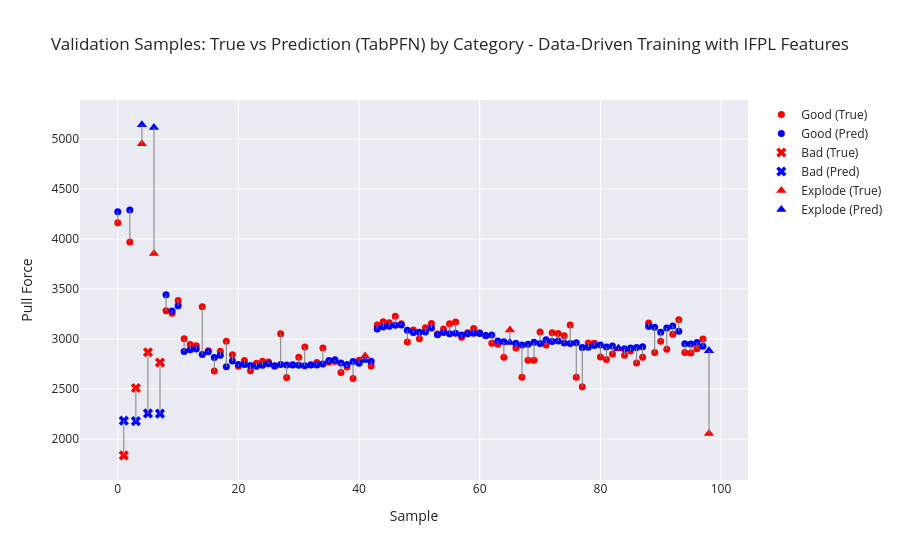

Notebook code cell kept with this figure:
### Markdown cell above
# Check Validation Data

### Code cell
# Category array (must be aligned with y_dev)
categories = dev_df.groupby("Sample ID")["Category"].first().values

plot_visualizer(
    true_vals=y_dev,
    pred_vals=predictions,
    categories=categories,
    title=f"Validation Samples: True vs Prediction ({model}) by Category - Data-Driven Training with IFPL Features"
)

### Figure 1 — Plotly figure (JSON) as saved in the notebook; plotly's stock layout.template omitted (floating-point values rounded to 4 significant figures)
{"data": [{"marker": {"color": "red", "size": 7, "symbol": "circle"}, "mode": "markers", "name": "Good (True)", "type": "scatter", "x": [0, 2, 8, 9, 10, 11, 12, 13, 14, 15, 16, 17, 18, 19, 20, 21, 22, 23, 24, 25, 26, 27, 28, 29, 30, 31, 32, 33, 34, 35, 36, 37, 38, 39, 40, 42, 43, 44, 45, 46, 47, 48, 49, 50, 51, 52, 53, 54, 55, 56, 57, 58, 59, 60, 61, 62, 63, 64, 66, 67, 68, 69, 70, 71, 72, 73, 74, 75, 76, 77, 78, 79, 80, 81, 82, 84, 85, 86, 87, 88, 89, 90, 91, 92, 93, 94, 95, 96, 97], "y": [4161.0, 3970.0, 3281.0, 3256.0, 3385.0, 3002.0, 2944.0, 2932.0, 3321.0, 2882.0, 2679.0, 2877.0, 2976.0, 2843.0, 2727.0, 2784.0, 2683.0, 2758.0, 2778.0, 2770.0, 2726.0, 3052.0, 2614.0, 2744.0, 2816.0, 2919.0, 2744.0, 2765.0, 2909.0, 2766.0, 2775.0, 2665.0, 2720.0, 2604.0, 2787.0, 2730.0, 3141.0, 3173.0, 3163.0, 3227.0, 3152.0, 2970.0, 3089.0, 3002.0, 3113.0, 3156.0, 3051.0, 3099.0, 3153.0, 3169.0, 3017.0, 3061.0, 3105.0, 3062.0, 3031.0, 2956.0, 2948.0, 2818.0, 2910.0, 2617.0, 2787.0, 2788.0, 3070.0, 2940.0, 3061.0, 3054.0, 3033.0, 3139.0, 2617.0, 2522.0, 2961.0, 2958.0, 2821.0, 2796.0, 2849.0, 2837.0, 2880.0, 2760.0, 2818.0, 3159.0, 2864.0, 2977.0, 2898.0, 3048.0, 3193.0, 2866.0, 2861.0, 2903.0, 3001.0]}, {"marker": {"color": "blue", "size": 7, "symbol": "circle"}, "mode": "markers", "name": "Good (Pred)", "type": "scatter", "x": [0, 2, 8, 9, 10, 11, 12, 13, 14, 15, 16, 17, 18, 19, 20, 21, 22, 23, 24, 25, 26, 27, 28, 29, 30, 31, 32, 33, 34, 35, 36, 37, 38, 39, 40, 42, 43, 44, 45, 46, 47, 48, 49, 50, 51, 52, 53, 54, 55, 56, 57, 58, 59, 60, 61, 62, 63, 64, 66, 67, 68, 69, 70, 71, 72, 73, 74, 75, 76, 77, 78, 79, 80, 81, 82, 84, 85, 86, 87, 88, 89, 90, 91, 92, 93, 94, 95, 96, 97], "y": [4272.0, 4290.0, 3442.0, 3280.0, 3332.0, 2876.0, 2892.0, 2901.0, 2844.0, 2871.0, 2814.0, 2837.0, 2721.0, 2779.0, 2745.0, 2746.0, 2735.0, 2727.0, 2738.0, 2753.0, 2732.0, 2745.0, 2741.0, 2739.0, 2737.0, 2733.0, 2739.0, 2741.0, 2750.0, 2785.0, 2791.0, 2760.0, 2745.0, 2775.0, 2757.0, 2777.0, 3100.0, 3121.0, 3126.0, 3138.0, 3140.0, 3087.0, 3066.0, 3068.0, 3070.0, 3110.0, 3043.0, 3065.0, 3052.0, 3057.0, 3041.0, 3051.0, 3057.0, 3056.0, 3035.0, 3041.0, 2981.0, 2972.0, 2957.0, 2939.0, 2948.0, 2966.0, 2954.0, 2991.0, 2974.0, 2979.0, 2959.0, 2956.0, 2963.0, 2915.0, 2916.0, 2934.0, 2941.0, 2919.0, 2931.0, 2903.0, 2910.0, 2915.0, 2922.0, 3125.0, 3118.0, 3067.0, 3110.0, 3128.0, 3077.0, 2953.0, 2949.0, 2964.0, 2926.0]}, {"marker": {"color": "red", "size": 9, "symbol": "x"}, "mode": "markers", "name": "Bad (True)", "type": "scatter", "x": [1, 3, 5, 7], "y": [1836.0, 2510.0, 2867.0, 2764.0]}, {"marker": {"color": "blue", "size": 9, "symbol": "x"}, "mode": "markers", "name": "Bad (Pred)", "type": "scatter", "x": [1, 3, 5, 7], "y": [2183.0, 2178.0, 2255.0, 2254.0]}, {"marker": {"color": "red", "size": 9, "symbol": "triangle-up"}, "mode": "markers", "name": "Explode (True)", "type": "scatter", "x": [4, 6, 41, 65, 83, 98], "y": [4952.0, 3856.0, 2830.0, 3089.0, 2899.0, 2054.0]}, {"marker": {"color": "blue", "size": 9, "symbol": "triangle-up"}, "mode": "markers", "name": "Explode (Pred)", "type": "scatter", "x": [4, 6, 41, 65, 83, 98], "y": [5143.0, 5115.0, 2786.0, 2966.0, 2908.0, 2882.0]}, {"line": {"color": "gray", "width": 1}, "mode": "lines", "showlegend": false, "type": "scatter", "x": [0, 0], "y": [4161.0, 4272.0]}, {"line": {"color": "gray", "width": 1}, "mode": "lines", "showlegend": false, "type": "scatter", "x": [1, 1], "y": [1836.0, 2183.0]}, {"line": {"color": "gray", "width": 1}, "mode": "lines", "showlegend": false, "type": "scatter", "x": [2, 2], "y": [3970.0, 4290.0]}, {"line": {"color": "gray", "width": 1}, "mode": "lines", "showlegend": false, "type": "scatter", "x": [3, 3], "y": [2510.0, 2178.0]}, {"line": {"color": "gray", "width": 1}, "mode": "lines", "showlegend": false, "type": "scatter", "x": [4, 4], "y": [4952, 5143.0]}, {"line": {"color": "gray", "width": 1}, "mode": "lines", "showlegend": false, "type": "scatter", "x": [5, 5], "y": [2867.0, 2255.0]}, {"line": {"color": "gray", "width": 1}, "mode": "lines", "showlegend": false, "type": "scatter", "x": [6, 6], "y": [3856.0, 5115.0]}, {"line": {"color": "gray", "width": 1}, "mode": "lines", "showlegend": false, "type": "scatter", "x": [7, 7], "y": [2764.0, 2254.0]}, {"line": {"color": "gray", "width": 1}, "mode": "lines", "showlegend": false, "type": "scatter", "x": [8, 8], "y": [3281.0, 3442.0]}, {"line": {"color": "gray", "width": 1}, "mode": "lines", "showlegend": false, "type": "scatter", "x": [9, 9], "y": [3256.0, 3280.0]}, {"line": {"color": "gray", "width": 1}, "mode": "lines", "showlegend": false, "type": "scatter", "x": [10, 10], "y": [3385.0, 3332.0]}, {"line": {"color": "gray", "width": 1}, "mode": "lines", "showlegend": false, "type": "scatter", "x": [11, 11], "y": [3002.0, 2876.0]}, {"line": {"color": "gray", "width": 1}, "mode": "lines", "showlegend": false, "type": "scatter", "x": [12, 12], "y": [2944.0, 2892.0]}, {"line": {"color": "gray", "width": 1}, "mode": "lines", "showlegend": false, "type": "scatter", "x": [13, 13], "y": [2932.0, 2901.0]}, {"line": {"color": "gray", "width": 1}, "mode": "lines", "showlegend": false, "type": "scatter", "x": [14, 14], "y": [3321.0, 2844.0]}, {"line": {"color": "gray", "width": 1}, "mode": "lines", "showlegend": false, "type": "scatter", "x": [15, 15], "y": [2882.0, 2871.0]}, {"line": {"color": "gray", "width": 1}, "mode": "lines", "showlegend": false, "type": "scatter", "x": [16, 16], "y": [2679.0, 2814.0]}, {"line": {"color": "gray", "width": 1}, "mode": "lines", "showlegend": false, "type": "scatter", "x": [17, 17], "y": [2877.0, 2837.0]}, {"line": {"color": "gray", "width": 1}, "mode": "lines", "showlegend": false, "type": "scatter", "x": [18, 18], "y": [2976.0, 2721.0]}, {"line": {"color": "gray", "width": 1}, "mode": "lines", "showlegend": false, "type": "scatter", "x": [19, 19], "y": [2843.0, 2779.0]}, {"line": {"color": "gray", "width": 1}, "mode": "lines", "showlegend": false, "type": "scatter", "x": [20, 20], "y": [2727.0, 2745.0]}, {"line": {"color": "gray", "width": 1}, "mode": "lines", "showlegend": false, "type": "scatter", "x": [21, 21], "y": [2784.0, 2746.0]}, {"line": {"color": "gray", "width": 1}, "mode": "lines", "showlegend": false, "type": "scatter", "x": [22, 22], "y": [2683.0, 2735.0]}, {"line": {"color": "gray", "width": 1}, "mode": "lines", "showlegend": false, "type": "scatter", "x": [23, 23], "y": [2758.0, 2727.0]}, {"line": {"color": "gray", "width": 1}, "mode": "lines", "showlegend": false, "type": "scatter", "x": [24, 24], "y": [2778.0, 2738.0]}, {"line": {"color": "gray", "width": 1}, "mode": "lines", "showlegend": false, "type": "scatter", "x": [25, 25], "y": [2770, 2753.0]}, {"line": {"color": "gray", "width": 1}, "mode": "lines", "showlegend": false, "type": "scatter", "x": [26, 26], "y": [2726.0, 2732.0]}, {"line": {"color": "gray", "width": 1}, "mode": "lines", "showlegend": false, "type": "scatter", "x": [27, 27], "y": [3052.0, 2745.0]}, {"line": {"color": "gray", "width": 1}, "mode": "lines", "showlegend": false, "type": "scatter", "x": [28, 28], "y": [2614.0, 2741.0]}, {"line": {"color": "gray", "width": 1}, "mode": "lines", "showlegend": false, "type": "scatter", "x": [29, 29], "y": [2744.0, 2739.0]}, {"line": {"color": "gray", "width": 1}, "mode": "lines", "showlegend": false, "type": "scatter", "x": [30, 30], "y": [2816.0, 2737.0]}, {"line": {"color": "gray", "width": 1}, "mode": "lines", "showlegend": false, "type": "scatter", "x": [31, 31], "y": [2919.0, 2733.0]}, {"line": {"color": "gray", "width": 1}, "mode": "lines", "showlegend": false, "type": "scatter", "x": [32, 32], "y": [2744.0, 2739.0]}, {"line": {"color": "gray", "width": 1}, "mode": "lines", "showlegend": false, "type": "scatter", "x": [33, 33], "y": [2765, 2741.0]}, {"line": {"color": "gray", "width": 1}, "mode": "lines", "showlegend": false, "type": "scatter", "x": [34, 34], "y": [2909.0, 2750.0]}, {"line": {"color": "gray", "width": 1}, "mode": "lines", "showlegend": false, "type": "scatter", "x": [35, 35], "y": [2766.0, 2785.0]}, {"line": {"color": "gray", "width": 1}, "mode": "lines", "showlegend": false, "type": "scatter", "x": [36, 36], "y": [2775.0, 2791.0]}, {"line": {"color": "gray", "width": 1}, "mode": "lines", "showlegend": false, "type": "scatter", "x": [37, 37], "y": [2665.0, 2760.0]}, {"line": {"color": "gray", "width": 1}, "mode": "lines", "showlegend": false, "type": "scatter", "x": [38, 38], "y": [2720.0, 2745.0]}, {"line": {"color": "gray", "width": 1}, "mode": "lines", "showlegend": false, "type": "scatter", "x": [39, 39], "y": [2604.0, 2775.0]}, {"line": {"color": "gray", "width": 1}, "mode": "lines", "showlegend": false, "type": "scatter", "x": [40, 40], "y": [2787.0, 2757.0]}, {"line": {"color": "gray", "width": 1}, "mode": "lines", "showlegend": false, "type": "scatter", "x": [41, 41], "y": [2830.0, 2786.0]}, {"line": {"color": "gray", "width": 1}, "mode": "lines", "showlegend": false, "type": "scatter", "x": [42, 42], "y": [2730.0, 2777.0]}, {"line": {"color": "gray", "width": 1}, "mode": "lines", "showlegend": false, "type": "scatter", "x": [43, 43], "y": [3141.0, 3100.0]}, {"line": {"color": "gray", "width": 1}, "mode": "lines", "showlegend": false, "type": "scatter", "x": [44, 44], "y": [3173.0, 3121.0]}, {"line": {"color": "gray", "width": 1}, "mode": "lines", "showlegend": false, "type": "scatter", "x": [45, 45], "y": [3163.0, 3126.0]}, {"line": {"color": "gray", "width": 1}, "mode": "lines", "showlegend": false, "type": "scatter", "x": [46, 46], "y": [3227.0, 3138.0]}, {"line": {"color": "gray", "width": 1}, "mode": "lines", "showlegend": false, "type": "scatter", "x": [47, 47], "y": [3152, 3140.0]}, {"line": {"color": "gray", "width": 1}, "mode": "lines", "showlegend": false, "type": "scatter", "x": [48, 48], "y": [2970.0, 3087.0]}, {"line": {"color": "gray", "width": 1}, "mode": "lines", "showlegend": false, "type": "scatter", "x": [49, 49], "y": [3089.0, 3066.0]}, {"line": {"color": "gray", "width": 1}, "mode": "lines", "showlegend": false, "type": "scatter", "x": [50, 50], "y": [3002.0, 3068.0]}, {"line": {"color": "gray", "width": 1}, "mode": "lines", "showlegend": false, "type": "scatter", "x": [51, 51], "y": [3113.0, 3070.0]}, {"line": {"color": "gray", "width": 1}, "mode": "lines", "showlegend": false, "type": "scatter", "x": [52, 52], "y": [3156.0, 3110.0]}, {"line": {"color": "gray", "width": 1}, "mode": "lines", "showlegend": false, "type": "scatter", "x": [53, 53], "y": [3051.0, 3043.0]}, {"line": {"color": "gray", "width": 1}, "mode": "lines", "showlegend": false, "type": "scatter", "x": [54, 54], "y": [3099.0, 3065.0]}, {"line": {"color": "gray", "width": 1}, "mode": "lines", "showlegend": false, "type": "scatter", "x": [55, 55], "y": [3153.0, 3052.0]}, {"line": {"color": "gray", "width": 1}, "mode": "lines", "showlegend": false, "type": "scatter", "x": [56, 56], "y": [3169.0, 3057.0]}, {"line": {"color": "gray", "width": 1}, "mode": "lines", "showlegend": false, "type": "scatter", "x": [57, 57], "y": [3017.0, 3041.0]}, {"line": {"color": "gray", "width": 1}, "mode": "lines", "showlegend": false, "type": "scatter", "x": [58, 58], "y": [3061.0, 3051.0]}, {"line": {"color": "gray", "width": 1}, "mode": "lines", "showlegend": false, "type": "scatter", "x": [59, 59], "y": [3105.0, 3057.0]}, {"line": {"color": "gray", "width": 1}, "mode": "lines", "showlegend": false, "type": "scatter", "x": [60, 60], "y": [3062.0, 3056.0]}, {"line": {"color": "gray", "width": 1}, "mode": "lines", "showlegend": false, "type": "scatter", "x": [61, 61], "y": [3031.0, 3035.0]}, {"line": {"color": "gray", "width": 1}, "mode": "lines", "showlegend": false, "type": "scatter", "x": [62, 62], "y": [2956.0, 3041.0]}, {"line": {"color": "gray", "width": 1}, "mode": "lines", "showlegend": false, "type": "scatter", "x": [63, 63], "y": [2948, 2981.0]}, {"line": {"color": "gray", "width": 1}, "mode": "lines", "showlegend": false, "type": "scatter", "x": [64, 64], "y": [2818.0, 2972.0]}, {"line": {"color": "gray", "width": 1}, "mode": "lines", "showlegend": false, "type": "scatter", "x": [65, 65], "y": [3089.0, 2966.0]}, {"line": {"color": "gray", "width": 1}, "mode": "lines", "showlegend": false, "type": "scatter", "x": [66, 66], "y": [2910.0, 2957.0]}, {"line": {"color": "gray", "width": 1}, "mode": "lines", "showlegend": false, "type": "scatter", "x": [67, 67], "y": [2617.0, 2939.0]}, {"line": {"color": "gray", "width": 1}, "mode": "lines", "showlegend": false, "type": "scatter", "x": [68, 68], "y": [2787.0, 2948.0]}, {"line": {"color": "gray", "width": 1}, "mode": "lines", "showlegend": false, "type": "scatter", "x": [69, 69], "y": [2788.0, 2966.0]}, {"line": {"color": "gray", "width": 1}, "mode": "lines", "showlegend": false, "type": "scatter", "x": [70, 70], "y": [3070.0, 2954.0]}, {"line": {"color": "gray", "width": 1}, "mode": "lines", "showlegend": false, "type": "scatter", "x": [71, 71], "y": [2940.0, 2991.0]}, {"line": {"color": "gray", "width": 1}, "mode": "lines", "showlegend": false, "type": "scatter", "x": [72, 72], "y": [3061.0, 2974.0]}, {"line": {"color": "gray", "width": 1}, "mode": "lines", "showlegend": false, "type": "scatter", "x": [73, 73], "y": [3054.0, 2979.0]}, {"line": {"color": "gray", "width": 1}, "mode": "lines", "showlegend": false, "type": "scatter", "x": [74, 74], "y": [3033, 2959.0]}, {"line": {"color": "gray", "width": 1}, "mode": "lines", "showlegend": false, "type": "scatter", "x": [75, 75], "y": [3139.0, 2956.0]}, {"line": {"color": "gray", "width": 1}, "mode": "lines", "showlegend": false, "type": "scatter", "x": [76, 76], "y": [2617.0, 2963.0]}, {"line": {"color": "gray", "width": 1}, "mode": "lines", "showlegend": false, "type": "scatter", "x": [77, 77], "y": [2522.0, 2915.0]}, {"line": {"color": "gray", "width": 1}, "mode": "lines", "showlegend": false, "type": "scatter", "x": [78, 78], "y": [2961.0, 2916.0]}, {"line": {"color": "gray", "width": 1}, "mode": "lines", "showlegend": false, "type": "scatter", "x": [79, 79], "y": [2958.0, 2934.0]}, {"line": {"color": "gray", "width": 1}, "mode": "lines", "showlegend": false, "type": "scatter", "x": [80, 80], "y": [2821.0, 2941.0]}, {"line": {"color": "gray", "width": 1}, "mode": "lines", "showlegend": false, "type": "scatter", "x": [81, 81], "y": [2796.0, 2919.0]}, {"line": {"color": "gray", "width": 1}, "mode": "lines", "showlegend": false, "type": "scatter", "x": [82, 82], "y": [2849.0, 2931.0]}, {"line": {"color": "gray", "width": 1}, "mode": "lines", "showlegend": false, "type": "scatter", "x": [83, 83], "y": [2899, 2908.0]}, {"line": {"color": "gray", "width": 1}, "mode": "lines", "showlegend": false, "type": "scatter", "x": [84, 84], "y": [2837.0, 2903.0]}, {"line": {"color": "gray", "width": 1}, "mode": "lines", "showlegend": false, "type": "scatter", "x": [85, 85], "y": [2880.0, 2910.0]}, {"line": {"color": "gray", "width": 1}, "mode": "lines", "showlegend": false, "type": "scatter", "x": [86, 86], "y": [2760.0, 2915.0]}, {"line": {"color": "gray", "width": 1}, "mode": "lines", "showlegend": false, "type": "scatter", "x": [87, 87], "y": [2818.0, 2922.0]}, {"line": {"color": "gray", "width": 1}, "mode": "lines", "showlegend": false, "type": "scatter", "x": [88, 88], "y": [3159.0, 3125.0]}, {"line": {"color": "gray", "width": 1}, "mode": "lines", "showlegend": false, "type": "scatter", "x": [89, 89], "y": [2864.0, 3118.0]}, {"line": {"color": "gray", "width": 1}, "mode": "lines", "showlegend": false, "type": "scatter", "x": [90, 90], "y": [2977.0, 3067.0]}, {"line": {"color": "gray", "width": 1}, "mode": "lines", "showlegend": false, "type": "scatter", "x": [91, 91], "y": [2898.0, 3110.0]}, {"line": {"color": "gray", "width": 1}, "mode": "lines", "showlegend": false, "type": "scatter", "x": [92, 92], "y": [3048.0, 3128.0]}, {"line": {"color": "gray", "width": 1}, "mode": "lines", "showlegend": false, "type": "scatter", "x": [93, 93], "y": [3193.0, 3077.0]}, {"line": {"color": "gray", "width": 1}, "mode": "lines", "showlegend": false, "type": "scatter", "x": [94, 94], "y": [2866.0, 2953.0]}, {"line": {"color": "gray", "width": 1}, "mode": "lines", "showlegend": false, "type": "scatter", "x": [95, 95], "y": [2861.0, 2949.0]}, {"line": {"color": "gray", "width": 1}, "mode": "lines", "showlegend": false, "type": "scatter", "x": [96, 96], "y": [2903.0, 2964.0]}, {"line": {"color": "gray", "width": 1}, "mode": "lines", "showlegend": false, "type": "scatter", "x": [97, 97], "y": [3001.0, 2926.0]}, {"line": {"color": "gray", "width": 1}, "mode": "lines", "showlegend": false, "type": "scatter", "x": [98, 98], "y": [2054.0, 2882.0]}], "layout": {"title": {"text": "Validation Samples: True vs Prediction (TabPFN) by Category - Data-Driven Training with IFPL Features"}, "xaxis": {"title": {"text": "Sample"}}, "yaxis": {"title": {"text": "Pull Force"}}}}
